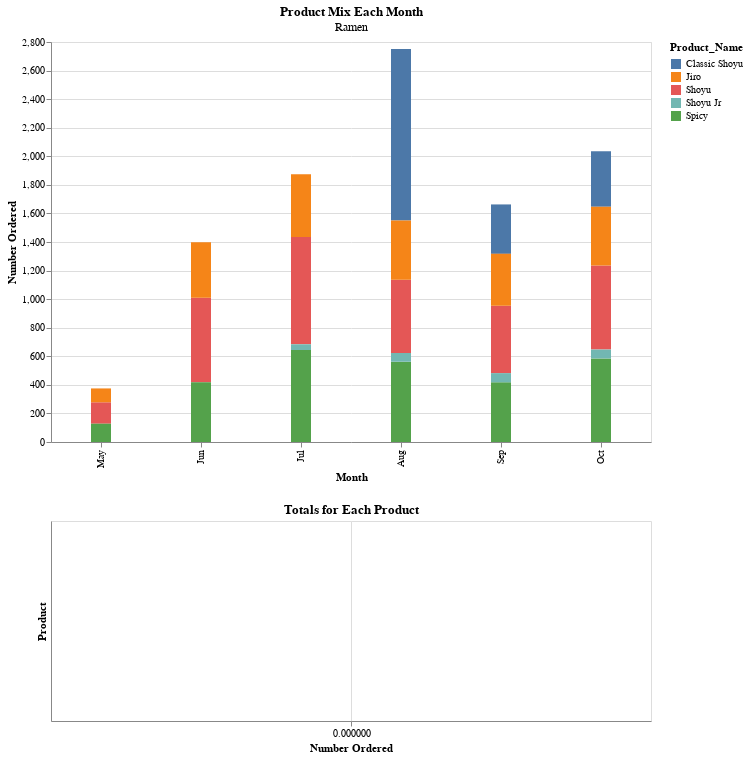

Notebook cell for this chart:
### Code cell
interval = alt.selection_point(fields=['Order_Date'], empty=False)

product_mix = alt.Chart(months.reset_index().melt('Order_Date'),title=alt.Title('Product Mix Each Month',subtitle=['Ramen'])).mark_bar(size=20).encode(
    alt.X('Order_Date').scale(domain=('May', 'Jun', 'Jul', 'Aug', 'Sep', 'Oct')).title('Month'),
    alt.Y('value').title('Number Ordered'),
    color='Product_Name',
    tooltip=['Product_Name', 'value']
).add_params(
    interval
).properties(width=600, 
             height=400)

each_product = alt.Chart(months.reset_index().melt('Order_Date')).mark_bar(size=5).encode(
    alt.Y('Product_Name').title('Product'),
    alt.X('value').title('Number Ordered')
).properties(
    width=600,
    height=200,
    title='Totals for Each Product'
).transform_filter(
    interval
)

product_mix & each_product

### Figure 1 — Vega-Lite specification as saved in the notebook (floating-point values rounded to 4 significant figures)
{"config": {"view": {"continuousWidth": 300, "continuousHeight": 300}}, "vconcat": [{"data": {"name": "data-9224c1b6d78aa3c441b5ec9e737a5b9a"}, "mark": {"type": "bar", "size": 20}, "encoding": {"color": {"field": "Product_Name", "type": "nominal"}, "tooltip": [{"field": "Product_Name", "type": "nominal"}, {"field": "value", "type": "quantitative"}], "x": {"field": "Order_Date", "scale": {"domain": ["May", "Jun", "Jul", "Aug", "Sep", "Oct"]}, "title": "Month", "type": "nominal"}, "y": {"field": "value", "title": "Number Ordered", "type": "quantitative"}}, "height": 400, "name": "view_2", "title": {"text": "Product Mix Each Month", "subtitle": ["Ramen"]}, "width": 600}, {"data": {"name": "data-9224c1b6d78aa3c441b5ec9e737a5b9a"}, "mark": {"type": "bar", "size": 5}, "encoding": {"x": {"field": "value", "title": "Number Ordered", "type": "quantitative"}, "y": {"field": "Product_Name", "title": "Product", "type": "nominal"}}, "height": 200, "title": "Totals for Each Product", "transform": [{"filter": {"param": "param_2", "empty": false}}], "width": 600}], "params": [{"name": "param_2", "select": {"type": "point", "fields": ["Order_Date"]}, "views": ["view_2"]}], "$schema": "https://vega.github.io/schema/vega-lite/v5.15.1.json", "datasets": {"data-9224c1b6d78aa3c441b5ec9e737a5b9a": [{"Order_Date": "May", "Product_Name": "Shoyu", "value": 150.0}, {"Order_Date": "Jun", "Product_Name": "Shoyu", "value": 590.0}, {"Order_Date": "Jul", "Product_Name": "Shoyu", "value": 751.0}, {"Order_Date": "Aug", "Product_Name": "Shoyu", "value": 513.0}, {"Order_Date": "Sep", "Product_Name": "Shoyu", "value": 471.0}, {"Order_Date": "Oct", "Product_Name": "Shoyu", "value": 589.0}, {"Order_Date": "May", "Product_Name": "Spicy", "value": 128.0}, {"Order_Date": "Jun", "Product_Name": "Spicy", "value": 419.0}, {"Order_Date": "Jul", "Product_Name": "Spicy", "value": 644.0}, {"Order_Date": "Aug", "Product_Name": "Spicy", "value": 562.0}, {"Order_Date": "Sep", "Product_Name": "Spicy", "value": 418.0}, {"Order_Date": "Oct", "Product_Name": "Spicy", "value": 585.0}, {"Order_Date": "May", "Product_Name": "Classic Shoyu", "value": 0.0}, {"Order_Date": "Jun", "Product_Name": "Classic Shoyu", "value": 0.0}, {"Order_Date": "Jul", "Product_Name": "Classic Shoyu", "value": 0.0}, {"Order_Date": "Aug", "Product_Name": "Classic Shoyu", "value": 1201.0}, {"Order_Date": "Sep", "Product_Name": "Classic Shoyu", "value": 346.0}, {"Order_Date": "Oct", "Product_Name": "Classic Shoyu", "value": 389.0}, {"Order_Date": "May", "Product_Name": "Jiro", "value": 97.0}, {"Order_Date": "Jun", "Product_Name": "Jiro", "value": 390.0}, {"Order_Date": "Jul", "Product_Name": "Jiro", "value": 439.0}, {"Order_Date": "Aug", "Product_Name": "Jiro", "value": 414.0}, {"Order_Date": "Sep", "Product_Name": "Jiro", "value": 364.0}, {"Order_Date": "Oct", "Product_Name": "Jiro", "value": 411.0}, {"Order_Date": "May", "Product_Name": "Shoyu Jr", "value": 0.0}, {"Order_Date": "Jun", "Product_Name": "Shoyu Jr", "value": 0.0}, {"Order_Date": "Jul", "Product_Name": "Shoyu Jr", "value": 40.0}, {"Order_Date": "Aug", "Product_Name": "Shoyu Jr", "value": 61.0}, {"Order_Date": "Sep", "Product_Name": "Shoyu Jr", "value": 64.0}, {"Order_Date": "Oct", "Product_Name": "Shoyu Jr", "value": 62.0}]}}
